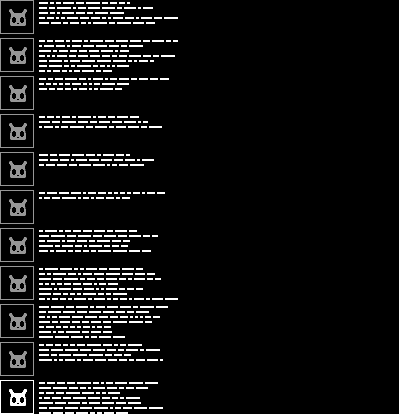
#> input picture scripts/Deg Generator/placer/output.png, 399 x 414 px, found by its file name
$ python pack_method.py
#> lines starting #> are read from the running program, lines starting #| are printed output that depends on the picture; after the words box and inside, x2 and y2 are one past the last pixel; in counts of white or black regions, pixels touching at a corner belong together
import numpy as np
import cv2
import random

def get_random_color():
    """Generate a random color in (B, G, R) format."""
    return tuple(random.randint(0, 255) for _ in range(3))

def fill_rectangle(image, top_left, width, height, color):
    """Fill a rectangle in the image with the specified color."""
    x, y = top_left
    image[y:y + height, x:x + width] = color

def main(shapes_with_colors):
    random.seed(12345)

    # Generate colors for shapes without specified colors
    unique_shapes = {}
    for shape in shapes_with_colors:
        size = shape['size']
        if shape.get('color', None) is None:
            shape['color'] = get_random_color()
        if size not in unique_shapes:
            unique_shapes[size] = []
        unique_shapes[size].append(shape['color'])

    img = cv2.imread('output.png')
#> img is the input picture: shape (414, 399, 3); min 0, max 255, mean 17.5
    img_red_channel = img[:, :, 2]  # Extract the red channel

    # Convert to color image
    img_color = cv2.cvtColor(img_red_channel, cv2.COLOR_GRAY2BGR)

    height, width = img_red_channel.shape
#> height = 414; width = 399
    covered_mask = np.zeros_like(img_red_channel, dtype=np.uint8)

    def can_place_rectangle(top_left, rect_width, rect_height):
        """Check if a rectangle can be placed without overlap and within white area."""
        x, y = top_left
        if x + rect_width > width or y + rect_height > height:
            return False
        if np.any(covered_mask[y:y + rect_height, x:x + rect_width] == 1):
            return False
        if np.any(img_red_channel[y:y + rect_height, x:x + rect_width] == 0):
            return False
        return True

    positions = {}
    all_shapes = [(shape['size'], shape['name'], shape['color'], shape['weight']) for shape in shapes_with_colors]
    remaining_shapes = all_shapes.copy()

    while all_shapes:
        size, name, color, weight = random.choices(all_shapes, weights=[w for _, _, _, w in all_shapes], k=1)[0]
        shape_width, shape_height = size

        attempts = 100  # Number of attempts to place the shape
        placed = False

        for _ in range(attempts):
            x = random.randint(0, width - shape_width)
            y = random.randint(0, height - shape_height)

            if can_place_rectangle((x, y), shape_width, shape_height):
                fill_rectangle(img_color, (x, y), shape_width, shape_height, color)
                covered_mask[y:y + shape_height, x:x + shape_width] = 1
                positions[(x, y)] = name
                placed = True
                break

        if not placed:
            for dx in range(shape_width):
                for dy in range(shape_height):
                    if x + dx < width and y + dy < height:
                        positions[(x + dx, y + dy)] = None
            all_shapes.remove((size, name, color, weight))
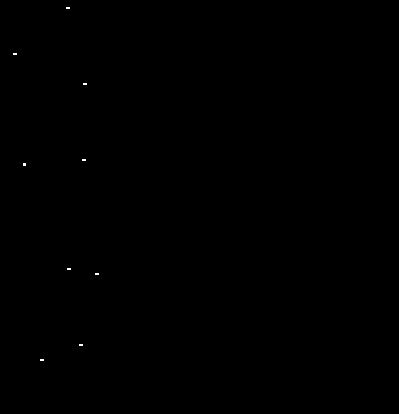
#> covered_mask: shape (414, 399); values 0 (black) and 1 (white), 0.04% white in thin lines or dots, all inside (x1, y1, x2, y2) = (13, 7, 99, 361)
#> img_color: shape (414, 399, 3); 0.04% of pixels changed, all inside (x1, y1, x2, y2) = (13, 7, 99, 361)
#> after the loop, all_shapes = []; positions = 26 items

    # Second pass to fill remaining gaps
    for size, name, color, weight in remaining_shapes:
        shape_width, shape_height = size

        for y in range(0, height - shape_height + 1):
            for x in range(0, width - shape_width + 1):
                if can_place_rectangle((x, y), shape_width, shape_height):
                    fill_rectangle(img_color, (x, y), shape_width, shape_height, color)
                    covered_mask[y:y + shape_height, x:x + shape_width] = 1
                    positions[(x, y)] = name
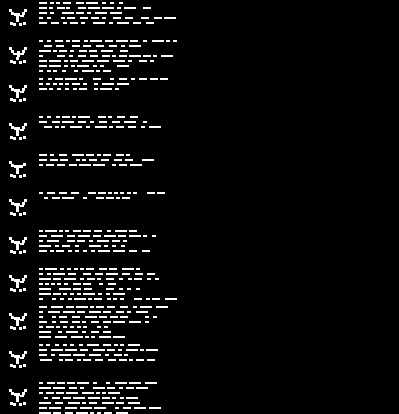
#> covered_mask: shape (414, 399); values 0 (black) and 1 (white), 5.3% white in thin lines or dots, all inside (x1, y1, x2, y2) = (9, 2, 177, 414)
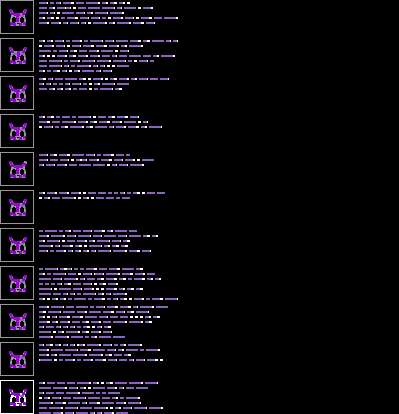
#> img_color: shape (414, 399, 3); mean B, G, R 14.8, 9.2, 12.1
#> after the loop, positions = 1100 items

    return positions

if __name__ == "__main__":
    shapes_with_colors = [
        # {'size': (2, 2), 'name': 'Metal Holes', 'weight': 1},  # Metal Holes
        {'size': (3, 3), 'name': 'Dyson Fan', 'weight': 1},  # Dyson Fan
        # {'size': (3, 3), 'name': 'Metal Big Fan', 'weight': 1},  # Big Fan
        {'size': (4, 2), 'name': 'machine box A', 'weight': 1},  # machine box A
        # {'size': (, ), 'color': (, , )}, #
    ]

    positions = main(shapes_with_colors)
#> positions = 1100 items

#> (the run stopped early here; a loop or call above may not have finished)
